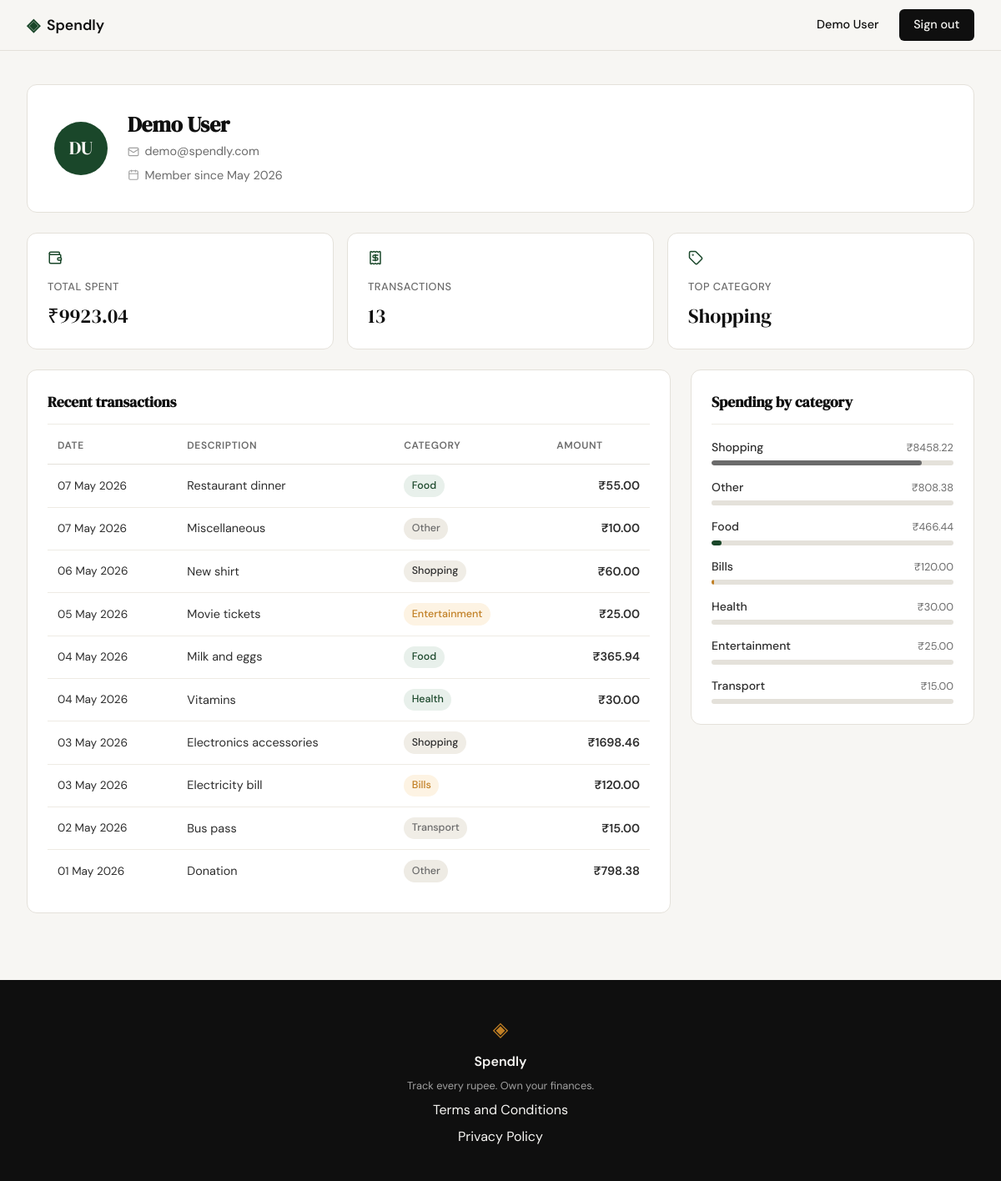
Screenshot of /profile (signed in) with the database file from the repository.
### tables this page shows
CREATE TABLE users (
            id            INTEGER PRIMARY KEY AUTOINCREMENT,
            name          TEXT    NOT NULL,
            email         TEXT    UNIQUE NOT NULL,
            password_hash TEXT    NOT NULL,
            created_at    TEXT    DEFAULT (datetime('now'))
        );

CREATE TABLE expenses (
            id          INTEGER PRIMARY KEY AUTOINCREMENT,
            user_id     INTEGER NOT NULL,
            amount      REAL    NOT NULL,
            category    TEXT    NOT NULL,
            date        TEXT    NOT NULL,
            description TEXT,
            created_at  TEXT    DEFAULT (datetime('now')),
            FOREIGN KEY (user_id) REFERENCES users(id)
        );

### app.py (the view)
@app.route("/profile")
def profile():
    if not session.get("user_id"):
        return redirect(url_for("login"))
    user_id = session["user_id"]
    user = get_user_by_id(user_id)
    stats = get_summary_stats(user_id)
    transactions = get_recent_transactions(user_id)
    categories = get_category_breakdown(user_id)
    return render_template("profile.html",
                           user=user, stats=stats,
                           transactions=transactions, categories=categories)

### database/db.py (called while the page is built)
def get_db():
    conn = sqlite3.connect(DB_PATH)
    conn.row_factory = sqlite3.Row
    conn.execute("PRAGMA foreign_keys = ON")
    return conn

### database/queries.py (called while the page is built)
def get_user_by_id(user_id):
    conn = get_db()
    row = conn.execute(
        "SELECT name, email, created_at FROM users WHERE id = ?", (user_id,)
    ).fetchone()
    conn.close()
    if row is None:
        return None
    raw = row["created_at"]   # "YYYY-MM-DD HH:MM:SS"
    month_names = ["", "January", "February", "March", "April", "May", "June",
                   "July", "August", "September", "October", "November", "December"]
    member_since = f"{month_names[int(raw[5:7])]} {raw[0:4]}"
    initials = "".join(w[0].upper() for w in row["name"].split() if w)[:2]
    return {"name": row["name"], "email": row["email"],
            "initials": initials, "member_since": member_since}

def get_summary_stats(user_id):
    conn = get_db()
    agg = conn.execute(
        "SELECT COALESCE(SUM(amount), 0) AS total, COUNT(*) AS cnt "
        "FROM expenses WHERE user_id = ?", (user_id,)
    ).fetchone()
    top = conn.execute(
        "SELECT category FROM expenses WHERE user_id = ? "
        "GROUP BY category ORDER BY SUM(amount) DESC LIMIT 1", (user_id,)
    ).fetchone()
    conn.close()
    return {
        "total_spent":       f"₹{agg['total']:.2f}",
        "transaction_count": agg["cnt"],
        "top_category":      top["category"] if top else "—",
    }

def get_recent_transactions(user_id, limit=10):
    conn = get_db()
    rows = conn.execute(
        "SELECT date, description, category, amount FROM expenses "
        "WHERE user_id = ? ORDER BY date DESC, id DESC LIMIT ?",
        (user_id, limit)
    ).fetchall()
    conn.close()
    month_names = ["", "January", "February", "March", "April", "May", "June",
                   "July", "August", "September", "October", "November", "December"]
    result = []
    for row in rows:
        d = row["date"]   # "YYYY-MM-DD"
        formatted = f"{int(d[8:10]):02d} {month_names[int(d[5:7])]} {d[0:4]}"
        result.append({
            "date":        formatted,
            "description": row["description"],
            "category":    row["category"],
            "amount":      f"₹{row['amount']:.2f}",
        })
    return result

### templates/profile.html (shortened to what this page needs)
{% extends "base.html" %}
{% block content %}
<div class="profile-page">
    <div class="profile-hero">
        <div class="profile-avatar">{{ user.initials }}</div>
        <div class="profile-hero-info">
            <h1 class="profile-name">{{ user.name }}</h1>
            <div class="profile-meta">
                <i data-lucide="mail"></i>
                <span>{{ user.email }}</span>
            </div>
            <div class="profile-meta">
                <i data-lucide="calendar"></i>
                <span>Member since {{ user.member_since }}</span>
            </div>
        </div>
    </div>
    <div class="profile-stats">
        <div class="profile-stat-card">
            <div class="profile-stat-icon"><i data-lucide="wallet"></i></div>
            <span class="profile-stat-label">Total spent</span>
            <span class="profile-stat-value">{{ stats.total_spent }}</span>
        </div>
        <div class="profile-stat-card">
            <div class="profile-stat-icon"><i data-lucide="receipt"></i></div>
            <span class="profile-stat-label">Transactions</span>
            <span class="profile-stat-value">{{ stats.transaction_count }}</span>
        </div>
        <div class="profile-stat-card">
            <div class="profile-stat-icon"><i data-lucide="tag"></i></div>
            <span class="profile-stat-label">Top category</span>
            <span class="profile-stat-value">{{ stats.top_category }}</span>
        </div>
    </div>
    <div class="profile-grid">
        <div class="profile-section">
            <h2 class="profile-section-title">Recent transactions</h2>
            <div class="profile-table-wrap">
                <table class="profile-table">
                    <thead>
                        <tr>
                            <th>Date</th>
                            <th>Description</th>
                            <th>Category</th>
                            <th class="amount-cell">Amount</th>
                        </tr>
                    </thead>
                    <tbody>
                        {% for tx in transactions %}
                        <tr>
                            <td class="tx-date">{{ tx.date }}</td>
                            <td>{{ tx.description }}</td>
                            <td>
                                <span class="cat-badge cat-badge--{{ tx.category | lower }}">
                                    {{ tx.category }}
                                </span>
                            </td>
                            <td class="amount-cell">{{ tx.amount }}</td>
                        </tr>
                        {% endfor %}
                    </tbody>
                </table>
            </div>
        </div>
        <div class="profile-section">
            <h2 class="profile-section-title">Spending by category</h2>
            <div class="profile-breakdown">
                {% for cat in categories %}
                <div class="cat-breakdown-row">
                    <div class="cat-row-header">
                        <span class="cat-name">{{ cat.name }}</span>
                        <span class="cat-total">{{ cat.total }}</span>
                    </div>
                    <div class="cat-bar-track">
                        <div class="cat-bar-fill cat-fill--{{ cat.name | lower }}"
                             style="width: {{ cat.pct }}%"></div>
                    </div>
                </div>
                {% endfor %}
            </div>
        </div>
    </div>
</div>
{% endblock %}

### templates/base.html (shortened to what this page needs)
<!DOCTYPE html>
<html lang="en">
<head>
    <link rel="stylesheet" href="{{ url_for('static', filename='css/style.css') }}">
</head>
<body>
    <nav class="navbar">
        <div class="nav-inner">
            <a href="{{ url_for('landing') }}" class="nav-brand">
                <span class="brand-icon">◈</span>
                <span class="brand-name">Spendly</span>
            </a>
            <div class="nav-links">
                {% if session.get('user_id') %}
                    <span>{{ session['user_name'] }}</span>
                    <a href="{{ url_for('logout') }}" class="nav-cta">Sign out</a>
                {% else %}
                    <a href="{{ url_for('login') }}">Sign in</a>
                    <a href="{{ url_for('register') }}" class="nav-cta">Get started</a>
                {% endif %}
            </div>
        </div>
    </nav>
    <main class="main-content">
        {% block content %}{% endblock %}
    </main>
    <footer class="footer">
        <div class="footer-inner">
            <span class="brand-icon">◈</span>
            <span class="footer-name">Spendly</span>
            <p class="footer-copy">Track every rupee. Own your finances.</p>
            <a href="/terms">Terms and Conditions</a>
            <a href="/privacy">Privacy Policy</a>
        </div>
    </footer>
</body>
</html>

### rows the page displays
users: user_name "Demo User", name "Demo User", email "demo@spendly.com"
expenses: date "07 May 2026", description "Restaurant dinner", category "Food", amount "₹55.00"
expenses: date "07 May 2026", description "Miscellaneous", category "Other", amount "₹10.00"
expenses: date "06 May 2026", description "New shirt", category "Shopping", amount "₹60.00"
expenses: date "05 May 2026", description "Movie tickets", category "Entertainment", amount "₹25.00"
expenses: date "04 May 2026", description "Milk and eggs", category "Food", amount "₹365.94"
expenses: date "04 May 2026", description "Vitamins", category "Health", amount "₹30.00"
expenses: date "03 May 2026", description "Electronics accessories", category "Shopping", amount "₹1698.46"
expenses: date "03 May 2026", description "Electricity bill", category "Bills", amount "₹120.00"
expenses: date "02 May 2026", description "Bus pass", category "Transport", amount "₹15.00"
expenses: date "01 May 2026", description "Donation", category "Other", amount "₹798.38"

### other values shown
{{ user.initials }} "DU"
{{ user.member_since }} "May 2026"
{{ stats.total_spent }} "₹9923.04"
{{ stats.transaction_count }} "13"
{{ stats.top_category }} "Shopping"
{{ cat.name }} "Shopping" "Other" "Food" "Bills" "Health" "Entertainment" "Transport"
{{ cat.total }} "₹8458.22" "₹808.38" "₹466.44" "₹120.00" "₹30.00" "₹25.00" "₹15.00"
